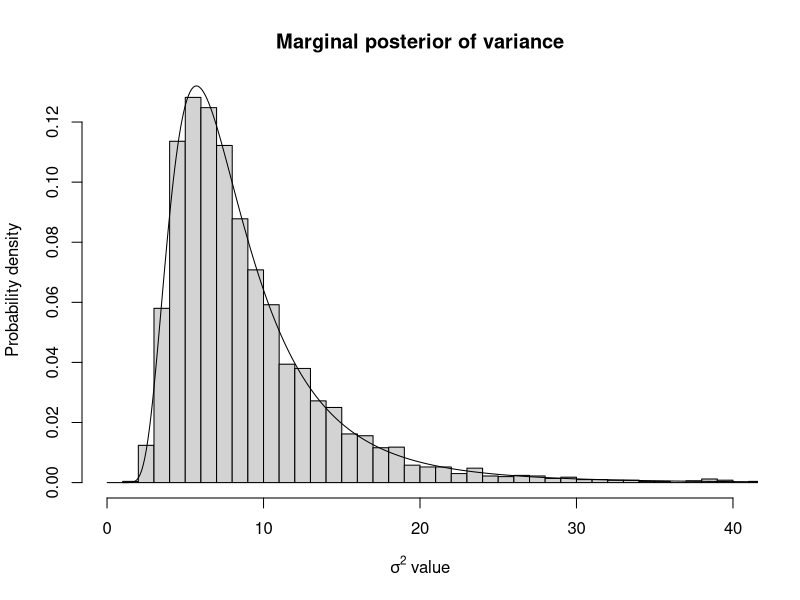
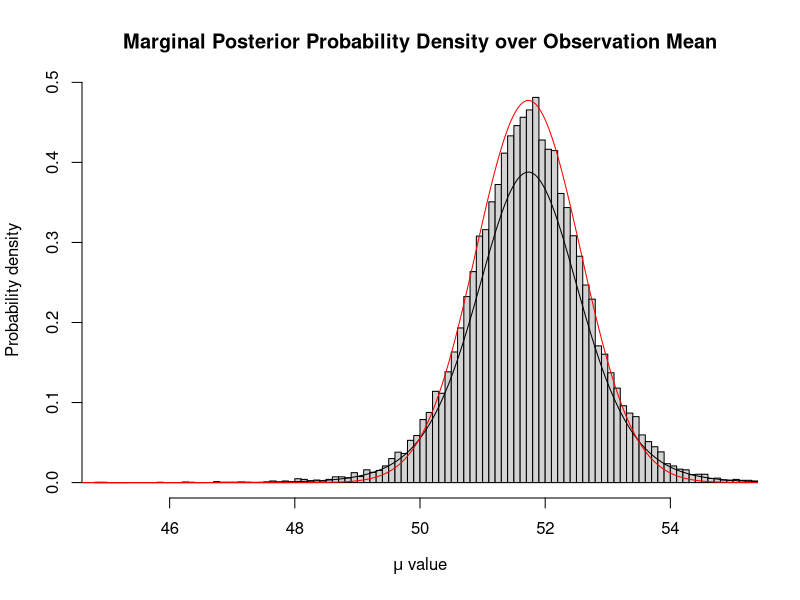

Recreate these plots in R, in order.
## ---- chunk 1
  set.seed(42)
  n_obs <- 10
  obs_y <- rnorm(n = n_obs, mean = 50, sd = sqrt(10))
  sample_var <- sum((obs_y - mean(obs_y))^2)/(n_obs-1)
## ---- chunk 2
  sample_sigma_sq <- function(n_samples, n_obs, sample_var) {
                        samples <- sample_var*(n_obs - 1)/rchisq(n = n_samples, df = n_obs - 1)
                        return(samples)
  }

n_samples <- 5000
var_samples <- sample_sigma_sq(n_samples, n_obs, sample_var)
{hist(var_samples, breaks = 100, main = 'Marginal posterior of variance',
      xlab = expression(paste(sigma^2, ' value')), probability = TRUE, 
     ylab = 'Probability density', xlim = c(0, 40))
  
  # This is an (n - 1) d.o.f. inverse chi-square distributed r.v. scaled by (n-1)*sample_var
  sigma_sq <- seq(0.01, 100, 0.1)
  x <- (n_obs - 1)*sample_var/sigma_sq
  p_sigma <- dchisq(x = x, df = n_obs - 1)*x/sigma_sq
  lines(sigma_sq, p_sigma, xlim = c(0, 10), type = 'l')
}
## ---- chunk 3
sample_mu <- function(n_samples, obs_y, var_list) {
                        # Retrieves mu values from the conditional posterior of mu
                        # n_samples: Scalar number of samples to take from conditional
                        #            posterior
                        # obs_y:     Vector of observations that are thought to be
                        #            distributed Normally
                        # var_list:  Vector of variance samples from the marginal
                        #            posterior of sigma^2
                        sampled_mu <- c()
                        for (var in var_list) {
                          # Compute p.d. of mu|y, sigma^2, then sample from it
                          sampled_mu <- c(sampled_mu, rnorm(n = n_samples,
                                                            mean = mean(obs_y),
                                                            sd = sqrt(var/n_obs)))
                        }
                        return(sampled_mu)
}
## ---- chunk 4
mu_samples <- sample_mu(5, obs_y, var_samples)
{hist(mu_samples, breaks = 100, probability = TRUE,
       xlab = expression(paste(mu, ' value')),
       ylab = 'Probability density',
       main = 'Marginal Posterior Probability Density over Observation Mean',
       xlim = c(45, 55))
lines(seq(20, 80, 0.05), dt(x = (seq(20, 80, 0.05)-mean(obs_y))/sqrt(sample_var/n_obs), df = n_obs - 1), type = 'l')
lines(seq(20, 80, 0.05), dnorm(x = seq(20, 80, 0.05), mean = mean(obs_y), sd = sqrt(sample_var/n_obs)), type = 'l', col = 'red')}
##  THIS IS WRONG ^ SOMETHING IS GOING AWRY WHEN SAMPLING FROM THE CONDITIONAL POSTERIOR
